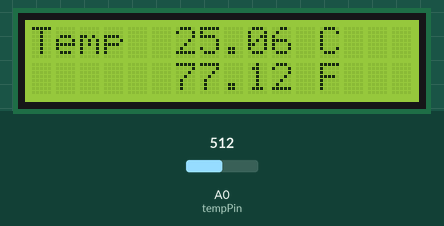
This sketch was run on a simulated Arduino Uno, built with avr-gcc and run on an emulated ATmega328P. Parts: 16×2 character LCD. Inputs (shaded band) come from the test bench; at power-on: A0 (tempPin) = 512.

Above: at 1.2 s.
1.3 s: A0 (tempPin) set to 4
At 2.0 s:
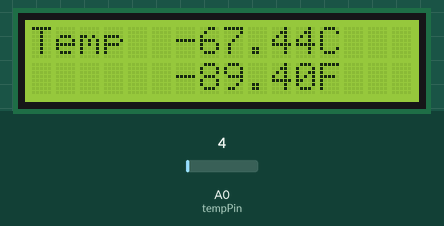
3.0 s: A0 (tempPin) set to 1
At 3.9 s:
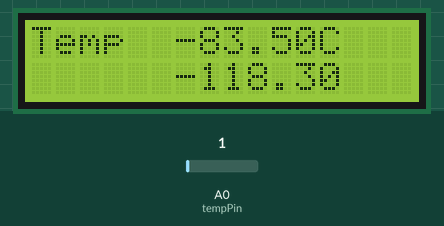
4.6 s: A0 (tempPin) set to 122
At 5.8 s:
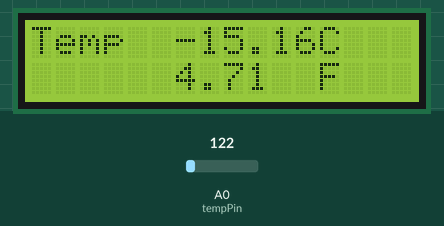
6.1 s: A0 (tempPin) set to 0
At 6.5 s:
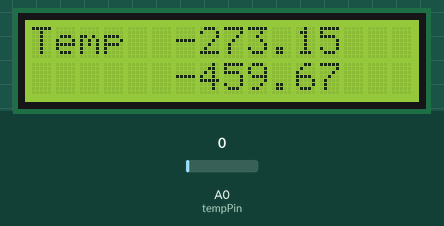
Timing chart, 0 to 9.1 s (numbered marks = the images above; inputs shaded):
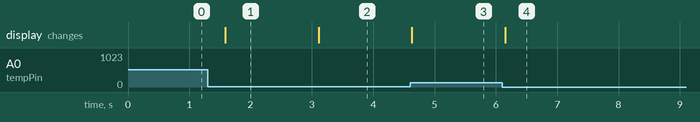

Measured:
- the behaviour switches between 3 and 2 on A0 (tempPin) (found by bisection; images 1 and 2)
- after the input at 1.3 s, the display: changes after 0.29 s (image 1)
- after the input at 3.0 s, the display: changes after 0.11 s (image 2)
- after the input at 4.6 s, the display: changes at once (image 3)
- after the input at 6.1 s, the display: changes after 0.05 s (image 4)

The sketch:

Thermometer.ino
```cpp
// Displaying temperature data from a thermistor on a LCD display

#include <LiquidCrystal.h>
int tempPin = 0;

LiquidCrystal lcd(7, 8, 9, 10, 11, 12);


void setup() {
  // put your setup code here, to run once:
  lcd.begin(16, 2);
}

void loop() {
  // put your main code here, to run repeatedly:
  int tempReading = analogRead(tempPin);

  double tempK = log(10000.0 * ((1024.0 / tempReading - 1)));
  tempK = 1 / (0.001129148 + (0.000234125 + (0.000000086741 * tempK * tempK)) * tempK); // temp Kelvin
  float tempC = tempK - 273.15;
  float tempF = tempF = (tempC * 9.0) / 5.0 + 32.0; // convert celsius to fahrenheit

  // Display Temperature in C
  lcd.setCursor(0, 0);
  lcd.print("Temp        C ");
  // Display temperature in F
  // lcd.print("Temp           F  ");
  lcd.setCursor(6, 0);
  // display temperature in C
  lcd.print(tempC);
  lcd.setCursor(0, 1);
  // display temperature in F
  lcd.print("            F ");
  lcd.setCursor(6,1);
  lcd.print(tempF);
  delay(500);
}
```
